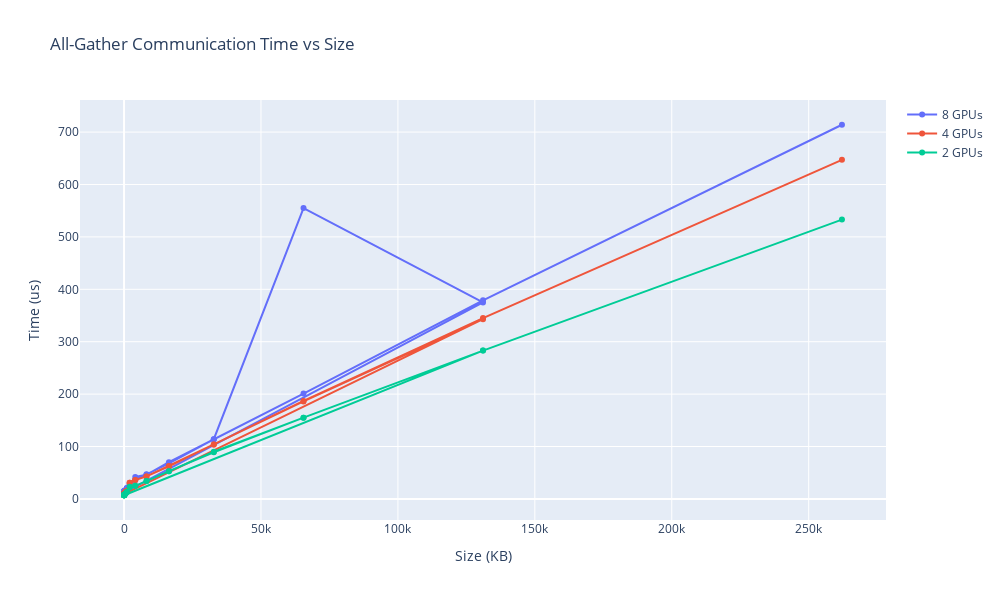

Notebook source saved alongside this figure:
### Code cell
import plotly.express as px
import plotly.graph_objects as go

# Create figure
fig = go.Figure()

# Plot one line per num_gpus_per_node value
for n_gpus in data['num_gpus_per_node'].unique():
    subset = data[data['num_gpus_per_node'] == n_gpus]
    fig.add_trace(go.Scatter(
        x=subset['size(kb)'],
        y=subset['time(us)'],
        mode='lines+markers',
        name=f'{n_gpus} GPUs'
    ))

# Update layout
fig.update_layout(
    title='All-Gather Communication Time vs Size',
    xaxis_title='Size (KB)',
    yaxis_title='Time (us)',
    width=1000,
    height=600,
    showlegend=True
)

fig.show()

### Figure 1 — Plotly figure (JSON) as saved in the notebook; plotly's stock layout.template omitted (floating-point values rounded to 4 significant figures)
{"data": [{"mode": "lines+markers", "name": "8 GPUs", "type": "scatter", "x": [0, 1, 2, 4, 8, 16, 32, 64, 128, 256, 512, 1024, 2048, 4096, 8192, 16384, 32768, 65536, 131072, 1, 2, 4, 8, 16, 32, 64, 128, 256, 512, 1024, 2048, 4096, 8192, 16384, 32768, 65536, 131072, 262144], "y": [12.0, 12.0, 12.0, 12.0, 12.0, 13.0, 14.0, 15.0, 15.0, 15.0, 16.0, 21.0, 27.0, 36.0, 47.0, 68.0, 114.0, 555.0, 375.0, 12.0, 12.0, 12.0, 12.0, 13.0, 15.0, 15.0, 15.0, 15.0, 17.0, 21.0, 27.0, 42.0, 46.0, 70.0, 114.0, 201.0, 379.0, 714.0]}, {"mode": "lines+markers", "name": "4 GPUs", "type": "scatter", "x": [0, 1, 2, 4, 8, 16, 32, 64, 128, 256, 512, 1024, 2048, 4096, 8192, 16384, 32768, 65536, 131072, 1, 2, 4, 8, 16, 32, 64, 128, 256, 512, 1024, 2048, 4096, 8192, 16384, 32768, 65536, 131072, 262144], "y": [9.0, 9.0, 9.0, 9.0, 9.0, 10.0, 10.0, 11.0, 11.0, 11.0, 13.0, 16.0, 31.0, 36.0, 43.0, 62.0, 104.0, 186.0, 343.0, 9.0, 9.0, 9.0, 9.0, 10.0, 10.0, 10.0, 11.0, 11.0, 14.0, 15.0, 31.0, 36.0, 43.0, 63.0, 104.0, 187.0, 345.0, 647.0]}, {"mode": "lines+markers", "name": "2 GPUs", "type": "scatter", "x": [0, 1, 2, 4, 8, 16, 32, 64, 128, 256, 512, 1024, 2048, 4096, 8192, 16384, 32768, 65536, 131072, 1, 2, 4, 8, 16, 32, 64, 128, 256, 512, 1024, 2048, 4096, 8192, 16384, 32768, 65536, 131072, 262144], "y": [7.0, 7.0, 7.0, 7.0, 8.0, 8.0, 8.0, 8.0, 8.0, 9.0, 10.0, 13.0, 23.0, 25.0, 34.0, 53.0, 90.0, 155.0, 283.0, 7.0, 7.0, 7.0, 7.0, 8.0, 8.0, 8.0, 8.0, 9.0, 10.0, 13.0, 22.0, 25.0, 34.0, 53.0, 89.0, 155.0, 283.0, 533.0]}], "layout": {"height": 600, "showlegend": true, "title": {"text": "All-Gather Communication Time vs Size"}, "width": 1000, "xaxis": {"title": {"text": "Size (KB)"}}, "yaxis": {"title": {"text": "Time (us)"}}}}
